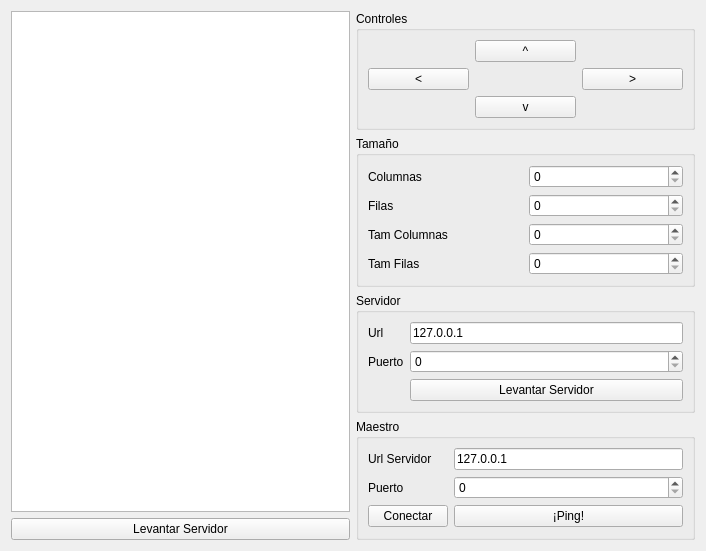
<?xml version="1.0" encoding="UTF-8"?>
<ui version="4.0">
 <class>Snake</class>
 <widget class="QWidget" name="Snake">
  <property name="geometry">
   <rect>
    <x>0</x>
    <y>0</y>
    <width>706</width>
    <height>551</height>
   </rect>
  </property>
  <property name="windowTitle">
   <string>Form</string>
  </property>
  <layout class="QGridLayout" name="gridLayout_5">
   <item row="0" column="0" rowspan="4">
    <widget class="QTableView" name="tableView"/>
   </item>
   <item row="0" column="1">
    <widget class="QGroupBox" name="groupBox">
     <property name="title">
      <string>Controles</string>
     </property>
     <layout class="QGridLayout" name="gridLayout_4">
      <item row="0" column="1">
       <widget class="QPushButton" name="pushButton_6">
        <property name="text">
         <string>^</string>
        </property>
       </widget>
      </item>
      <item row="1" column="0">
       <widget class="QPushButton" name="pushButton_8">
        <property name="text">
         <string>&lt;</string>
        </property>
       </widget>
      </item>
      <item row="1" column="2">
       <widget class="QPushButton" name="pushButton_9">
        <property name="text">
         <string>&gt;</string>
        </property>
       </widget>
      </item>
      <item row="2" column="1">
       <widget class="QPushButton" name="pushButton_7">
        <property name="text">
         <string>v</string>
        </property>
       </widget>
      </item>
     </layout>
    </widget>
   </item>
   <item row="1" column="1">
    <widget class="QGroupBox" name="groupBox_2">
     <property name="title">
      <string>Tamaño</string>
     </property>
     <layout class="QGridLayout" name="gridLayout_3">
      <item row="0" column="0">
       <widget class="QLabel" name="label_11">
        <property name="text">
         <string>Columnas</string>
        </property>
       </widget>
      </item>
      <item row="0" column="1">
       <widget class="QSpinBox" name="spinBox_6"/>
      </item>
      <item row="1" column="0">
       <widget class="QLabel" name="label_10">
        <property name="text">
         <string>Filas</string>
        </property>
       </widget>
      </item>
      <item row="1" column="1">
       <widget class="QSpinBox" name="spinBox_5"/>
      </item>
      <item row="2" column="0">
       <widget class="QLabel" name="label_12">
        <property name="text">
         <string>Tam Columnas</string>
        </property>
       </widget>
      </item>
      <item row="2" column="1">
       <widget class="QSpinBox" name="spinBox_7"/>
      </item>
      <item row="3" column="0">
       <widget class="QLabel" name="label_13">
        <property name="text">
         <string>Tam Filas</string>
        </property>
       </widget>
      </item>
      <item row="3" column="1">
       <widget class="QSpinBox" name="spinBox_8"/>
      </item>
     </layout>
    </widget>
   </item>
   <item row="2" column="1">
    <widget class="QGroupBox" name="groupBox_3">
     <property name="title">
      <string>Servidor</string>
     </property>
     <layout class="QGridLayout" name="gridLayout_2">
      <item row="0" column="0">
       <widget class="QLabel" name="label">
        <property name="text">
         <string>Url</string>
        </property>
       </widget>
      </item>
      <item row="0" column="1">
       <widget class="QLineEdit" name="lineEdit">
        <property name="text">
         <string>127.0.0.1</string>
        </property>
       </widget>
      </item>
      <item row="1" column="0">
       <widget class="QLabel" name="label_2">
        <property name="text">
         <string>Puerto</string>
        </property>
       </widget>
      </item>
      <item row="1" column="1">
       <widget class="QSpinBox" name="spinBox"/>
      </item>
      <item row="2" column="1">
       <widget class="QPushButton" name="pushButton">
        <property name="text">
         <string>Levantar Servidor</string>
        </property>
       </widget>
      </item>
     </layout>
    </widget>
   </item>
   <item row="3" column="1" rowspan="2">
    <widget class="QGroupBox" name="groupBox_4">
     <property name="title">
      <string>Maestro</string>
     </property>
     <layout class="QGridLayout" name="gridLayout">
      <item row="0" column="0">
       <widget class="QLabel" name="label_5">
        <property name="text">
         <string>Url Servidor</string>
        </property>
       </widget>
      </item>
      <item row="0" column="1">
       <widget class="QLineEdit" name="lineEdit_3">
        <property name="text">
         <string>127.0.0.1</string>
        </property>
       </widget>
      </item>
      <item row="1" column="0">
       <widget class="QLabel" name="label_6">
        <property name="text">
         <string>Puerto</string>
        </property>
       </widget>
      </item>
      <item row="1" column="1">
       <widget class="QSpinBox" name="spinBox_3"/>
      </item>
      <item row="2" column="0">
       <widget class="QPushButton" name="pushButton_4">
        <property name="text">
         <string>Conectar</string>
        </property>
       </widget>
      </item>
      <item row="2" column="1">
       <widget class="QPushButton" name="pushButton_3">
        <property name="text">
         <string>¡Ping!</string>
        </property>
       </widget>
      </item>
     </layout>
    </widget>
   </item>
   <item row="4" column="0">
    <widget class="QPushButton" name="pushButton_2">
     <property name="text">
      <string>Levantar Servidor</string>
     </property>
    </widget>
   </item>
  </layout>
 </widget>
 <resources/>
 <connections/>
</ui>
